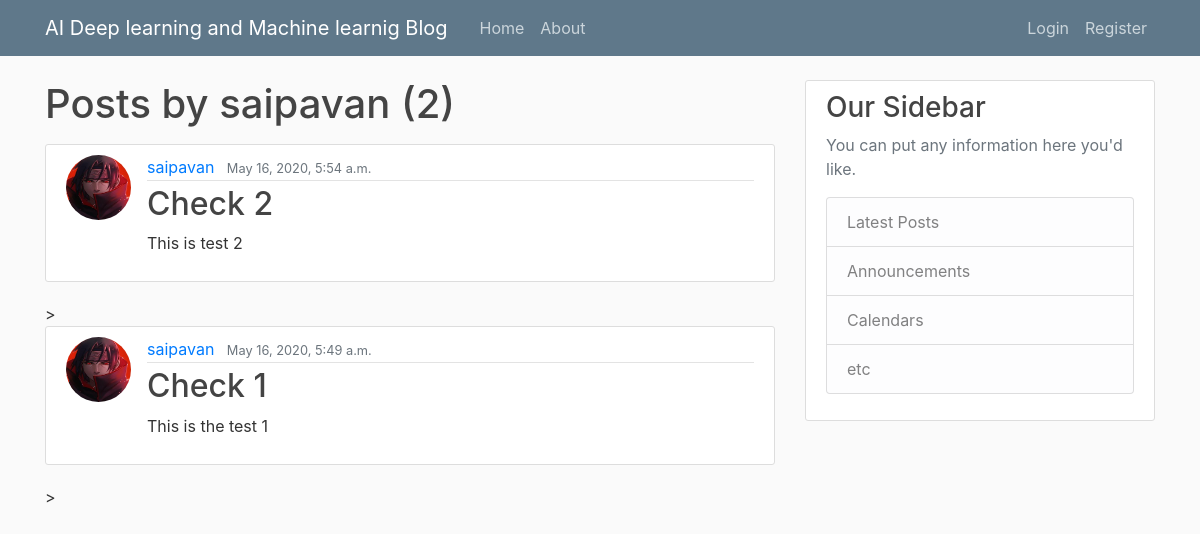
Before: /user/saipavan with the older database file.
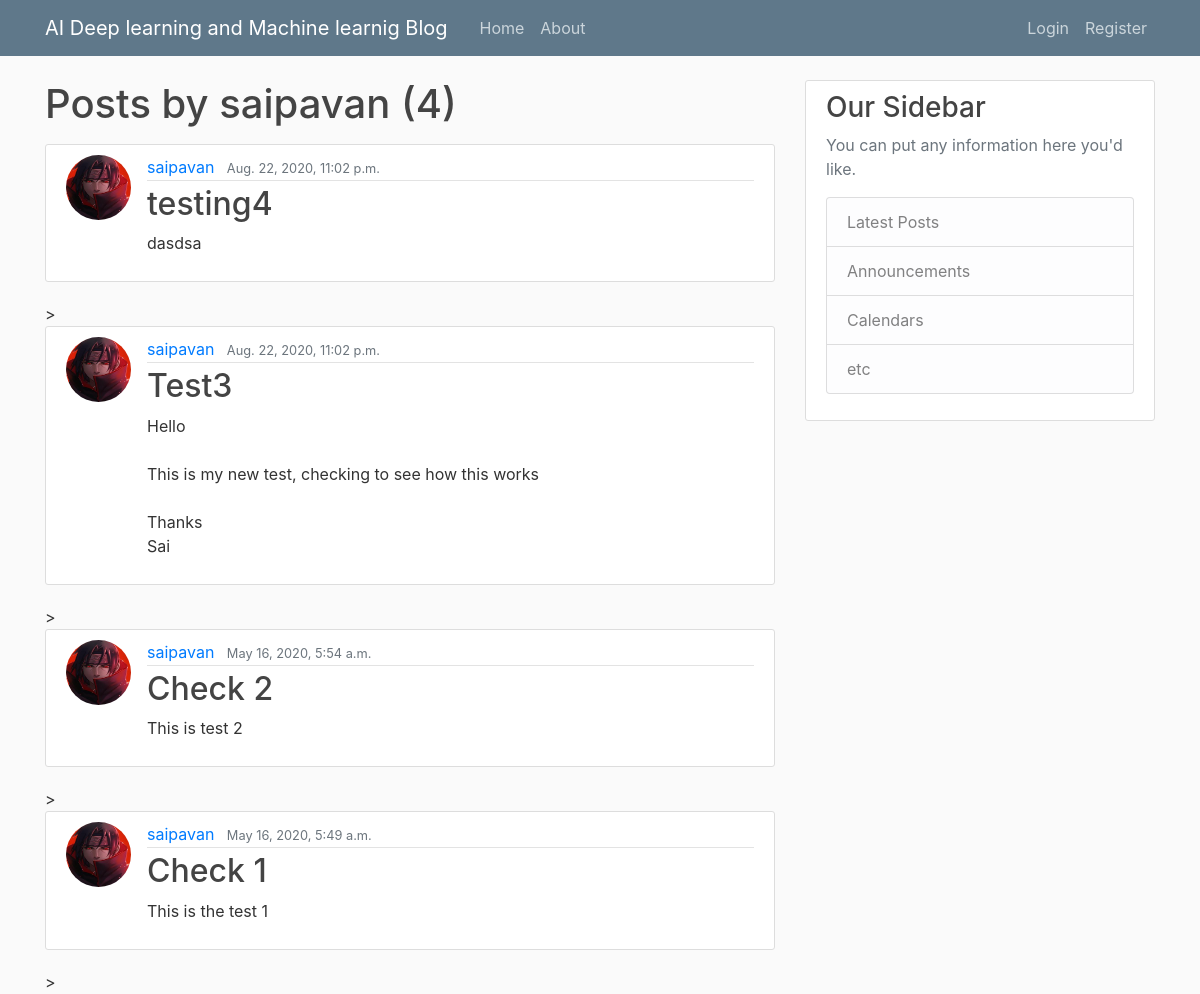
After: the same page with the newer database file.
### blog/models.py (models this page shows, shortened)
class Post(models.Model):
    title = models.CharField(max_length = 150)
    content = models.TextField()
    date_posted = models.DateTimeField(default=timezone.now)
    author = models.ForeignKey(User, on_delete=models.CASCADE)

### users/models.py (models this page shows, shortened)
class Profile(models.Model):
    user  = models.OneToOneField(User, on_delete = models.CASCADE)
    image = models.ImageField(default='default.jpg', upload_to='profile_pics')

### blog/views.py (the view, shortened to what this page needs)
# urls.py: path('user/<str:username>', UserPostListView.as_view(), name='user-posts'),
class UserPostListView(ListView):
    model = Post
    template_name = 'blog/user_posts.html'  # <app>/<model>_<viewtype>.html
    context_object_name = 'posts'
    ordering = ['-date_posted']
    paginate_by = 5

### blog/templates/blog/user_posts.html (shortened to what this page needs)
{% extends "blog/base.html" %}
{% block content %}
    <h1 class="mb-3">Posts by {{ view.kwargs.username }} ({{  page_obj.paginator.count }})</h1>
    {% for post in posts %}
    <article class="media content-section">
      <img class="rounded-circle article-img"  src="{{ post.author.profile.image.url }}" >
        <div class="media-body">
          <div class="article-metadata">
            <a class="mr-2" href="{% url 'user-posts' post.author.username %}">{{ post.author }}</a>
            <small class="text-muted">{{ post.date_posted }}</small>
          </div>
          <h2><a class="article-title" href="{% url 'post-detail' post.id %}">{{ post.title }}</a></h2>
          <p class="article-content">{{ post.content }}</p>
        </div>
      </article>>
    {% endfor %}
{% endblock content %}

Changed rows visible on the page:
added Post: author.profile.image (picture), author "saipavan", date_posted "Aug. 22, 2020, 11:02 p.m.", title "testing4", content "dasdsa"
added Post: author.profile.image (picture), author "saipavan", date_posted "Aug. 22, 2020, 11:02 p.m.", title "Test3", content "Hello This is my new test, checking to see how this works Thanks Sai"
Other visible differences:
{{ page_obj.paginator.count }}: "2" → "4"
